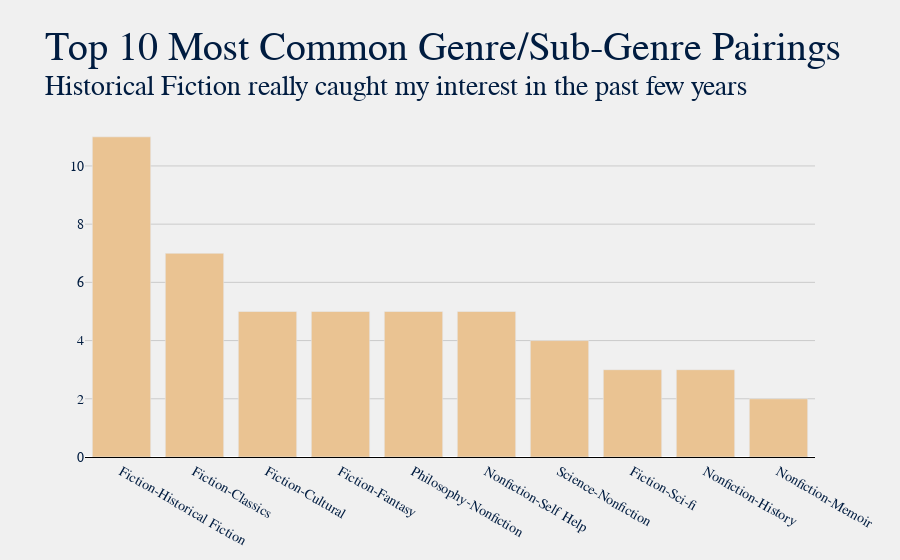

Notebook code for this chart:
### Markdown cell above
### Most Common Genre-Sub-Genre Pairing

### Code cell
title = "Top 10 Most Common Genre/Sub-Genre Pairings"
sub = f"Historical Fiction really caught my interest in the past few years"

df['Genre Pair'] = df['Genre'] + '-' + df['Sub-Genre']
plot.gen_bar_graph(df, 'Genre Pair', title, sub, num=10, color="#eac392")

### Figure 1 — Plotly figure (JSON) as saved in the notebook; plotly's stock layout.template omitted (floating-point values rounded to 4 significant figures)
{"data": [{"hovertemplate": "<b>%{x}</b>: %{y}", "marker": {"color": "#eac392"}, "name": "", "type": "bar", "x": ["Fiction-Historical Fiction", "Fiction-Classics", "Fiction-Cultural", "Fiction-Fantasy", "Philosophy-Nonfiction", "Nonfiction-Self Help", "Science-Nonfiction", "Fiction-Sci-fi", "Nonfiction-History", "Nonfiction-Memoir"], "y": [11, 7, 5, 5, 5, 5, 4, 3, 3, 2]}], "layout": {"autosize": true, "barmode": "group", "font": {"color": "#001c40", "family": "Baskerville", "size": 14}, "margin": {"b": 45, "l": 85, "r": 85, "t": 120}, "paper_bgcolor": "#f0f0f0", "plot_bgcolor": "#f0f0f0", "title": {"font": {"color": "#001c40", "family": "Baskerville, Bold", "size": 40}, "text": "Top 10 Most Common Genre/Sub-Genre Pairings<br><sup>Historical Fiction really caught my interest in the past few years"}, "xaxis": {"autorange": true, "gridcolor": "#cbcbcb", "linecolor": "black", "range": [-0.5, 9.5], "showgrid": false, "showline": true, "title": {}, "type": "category"}, "yaxis": {"autorange": true, "gridcolor": "#cbcbcb", "linecolor": "black", "range": [0, 11.58], "showgrid": true, "showline": false, "showticklabels": true, "title": {}, "type": "linear"}}}
